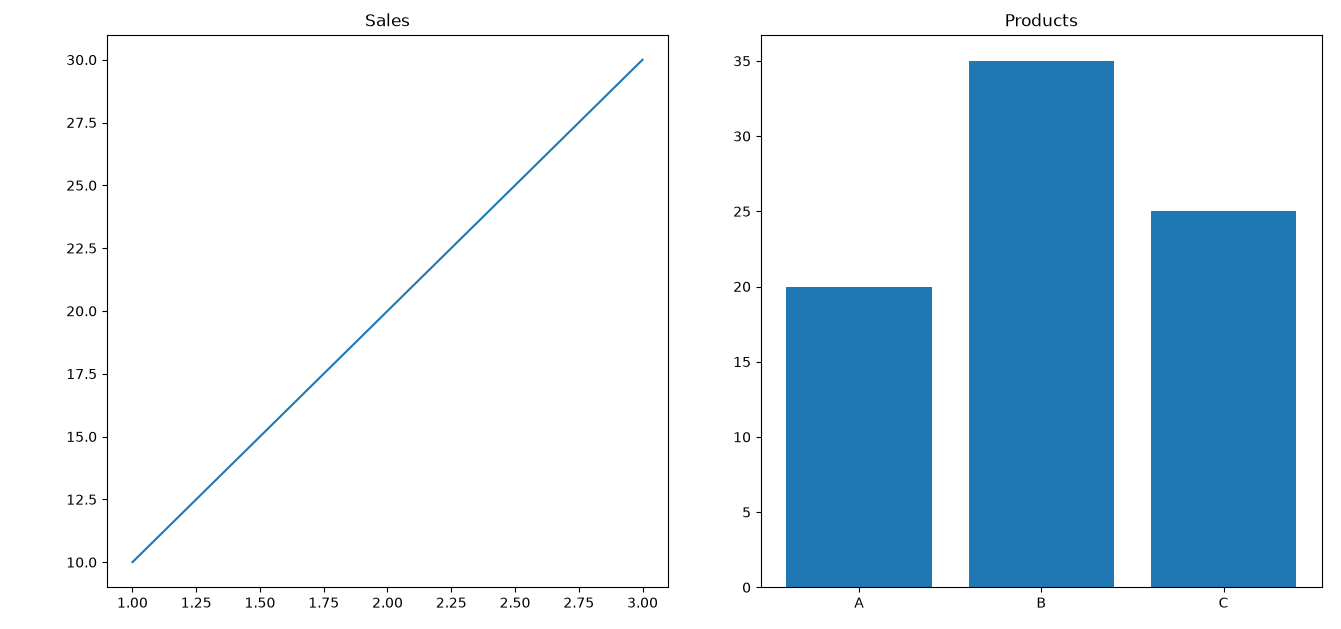

Here is the Python script that generated this plot:
import matplotlib.pyplot as plt

fig, axes = plt.subplots(1, 2)

axes[0].plot([1, 2, 3], [10, 20, 30])
axes[0].set_title("Sales")

axes[1].bar(["A", "B", "C"], [20, 35, 25])
axes[1].set_title("Products")

plt.tight_layout()
plt.show()
